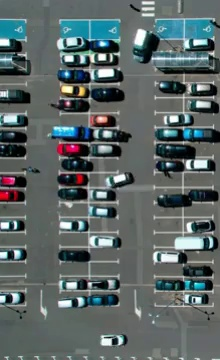
#> input picture parking_space_counter/first_frame/first_frame.png, 220 x 360 px, found by its file name
$ jupyter execute --allow-errors parking_space_counter.ipynb
#> lines starting #> are read from the running program, lines starting #| are printed output that depends on the picture; after the words box and inside, x2 and y2 are one past the last pixel; in counts of white or black regions, pixels touching at a corner belong together
# **Parking Space**

Bu projede otopark kamera kaydı görüntülerinden kaç aracın park ettiğinin ve kaç alanın boş olduğunun anlık olarak tespiti gerçekleştirilecektir.

Parking Space Picker kısmında otoparktaki boş ve dolu park alanları işaretlenecektir ve bu alanların boş mu dolu mu olduğuna algoritma karar verecektir.

Parking Space Counter ise algoritmanın çalışacağı kısımdır.

**Parking Space Picker**

First frame adından da anlaşılacağı üzere videonun ilk frame'idir.

First frame kullanılarak park alanları işaretlenecektir.

İşaretlenen alanların dolu mu boş mu olduğunu algoritma değerlendirecektir.

[cell 1]
import cv2
import pickle #pickle kütüphanesi ile park poziyonları kaydedilir, görüntünün üzerine park pozisyonları otomatik bir şekilde işlenecektir.

[cell 2]
width = 70
height = 20

[cell 3]
#read first frame
try:
    with open("Car_Park_Positions","rb") as f:
            position_list = pickle.load(f)
except:
    position_list = []

[cell 4]
def mouse_click(events, x, y, flags, params):

    if events == cv2.EVENT_LBUTTONDOWN:
        position_list.append((x,y))

    if events == cv2.EVENT_RBUTTONDOWN:

        for i, positions in enumerate(position_list):
            x1, y1 = positions

            if x1 < x < x1 + width and y1 < y < y1 + height:
                position_list.pop(i)

    with open("Car_Park_Positions","wb") as f:
        pickle.dump(position_list, f)
    #işaretlenen alanlar kaydedilir.

mouse_click fonksiyonu kullanılarak görüntüye tıklandığında ilgili yere dikdörtgen atanır.

Dikdörtgen içerisindeki park alanının dolu mu boş mu olduğu anlaşılmaya çalışılacaktır.

Sol click kutu eklemek, sağ click yanlış bir yere kutu eklendiğinde silmek için kullanılır.

[cell 5]
while True:

    #image read
    frame = cv2.imread(r"C:\Users\ilhan\Desktop\first_frame.png")
#> frame is the input picture: shape (360, 220, 3); mean B, G, R 101.9, 102.1, 91

    scale_percent = 220 # percent of original size
    w = int(frame.shape[1] * scale_percent / 100)
#> w = 484
    h = int(frame.shape[0] * scale_percent / 100)
#> h = 792
    dim = (w, h)
#> dim = (484, 792)

    # resize image
    frame = cv2.resize(frame, dim, interpolation = cv2.INTER_AREA)
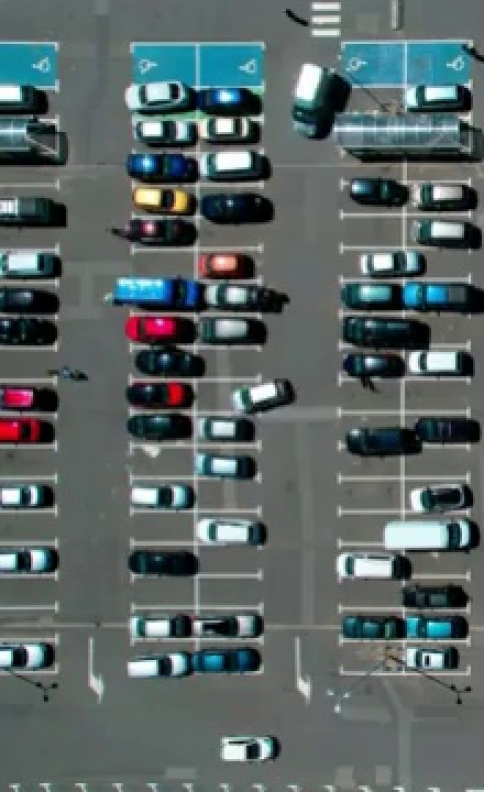
#> frame: shape (792, 484, 3); mean B, G, R 101.9, 102, 90.9

    #print("Position List: ",position_list)
    #mouse'un sol tuşuna basıldığında, o noktanın x,y koordinatları yazdırılır.

    for positions in position_list:
        cv2.rectangle(frame, positions, (positions[0] + width, positions[1] + height), (255,0,0), 2)

    cv2.imshow("First Frame", frame)
    cv2.setMouseCallback("First Frame", mouse_click)
    if cv2.waitKey(1) & 0xFF == ord('q'):
#> (key q is pressed here)
            break

cv2.destroyAllWindows()

**Parking Space Counter**

[cell 6]
import cv2
import pickle
import numpy as np

[cell 7]
def check_park_space(image):
    space_counter = 0

    for position in position_list:
        x, y = position

        crop_image = image[y: y + height, x:x + width]
        count = cv2.countNonZero(crop_image)

        #print("count: ", count)
        #dolu ve boş olan park alanlarının count değerine bakılarak threshold belirlenir.

        if count < 150:
            color = (0, 255, 0)
            space_counter += 1
        else:
            color = (0, 0, 255)

        cv2.rectangle(frame, position, (position[0] + width, position[1] + height), color, 2)
        cv2.putText(frame, str(count), (x, y + height - 2), cv2.FONT_HERSHEY_PLAIN, 1,color,1)

    cv2.putText(frame, f"Free Space Ratio: {space_counter}/{len(position_list)}", (15,24), cv2.FONT_HERSHEY_PLAIN, 2,(0,255,255),4)

[cell 8]
#video capture
capture = cv2.VideoCapture(r"C:\Users\ilhan\Desktop\video.mp4")

[cell 9]
width = 70
height = 20

#> (a cell that did not finish here is left out)

[cell 11]
while True:

    ret, frame = capture.read()
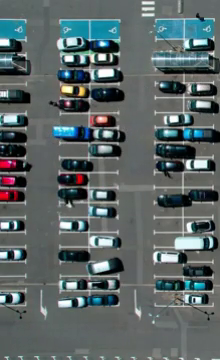
#> input picture frame 22 of parking_space_counter/video/video.mp4, 220 x 360 px
#> frame is the input picture: shape (360, 220, 3); mean B, G, R 101.9, 101.3, 91

    if ret == True:

        scale_percent = 220 # percent of original size
        w = int(frame.shape[1] * scale_percent / 100)
        h = int(frame.shape[0] * scale_percent / 100)
        dim = (w, h)

        # resize image
        frame = cv2.resize(frame, dim, interpolation = cv2.INTER_AREA)
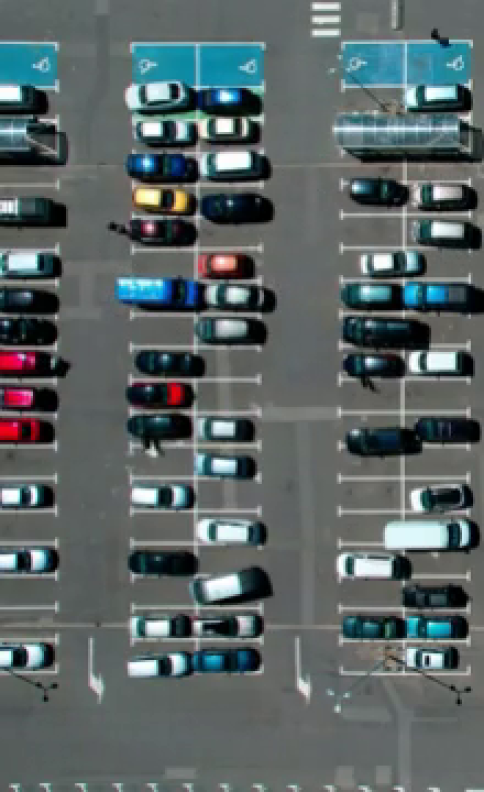
#> frame: shape (792, 484, 3); mean B, G, R 101.8, 101.3, 90.9

        #converting bgr to grayscale format
        gray_frame = cv2.cvtColor(frame, cv2.COLOR_BGR2GRAY)
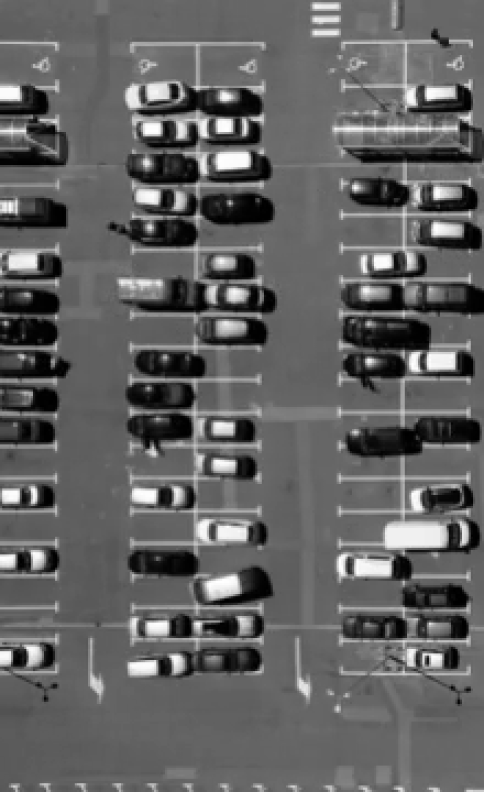
#> gray_frame: shape (792, 484); min 0, max 255, mean 98.2

        #gaussian blur ile noise giderilir ve detaylar azaltılır.
        blur_frame = cv2.GaussianBlur(gray_frame, (3,3), 1)

        #thresholding işlemi ile gereksiz detaylar ortadan kaldırılıp ana hatlar vurgulanır.
        #bu projede ana hatlar dolu olan park alanlarıdır.
        threshold_frame = cv2.adaptiveThreshold(blur_frame, 255, cv2.ADAPTIVE_THRESH_GAUSSIAN_C, cv2.THRESH_BINARY_INV, 25, 16)
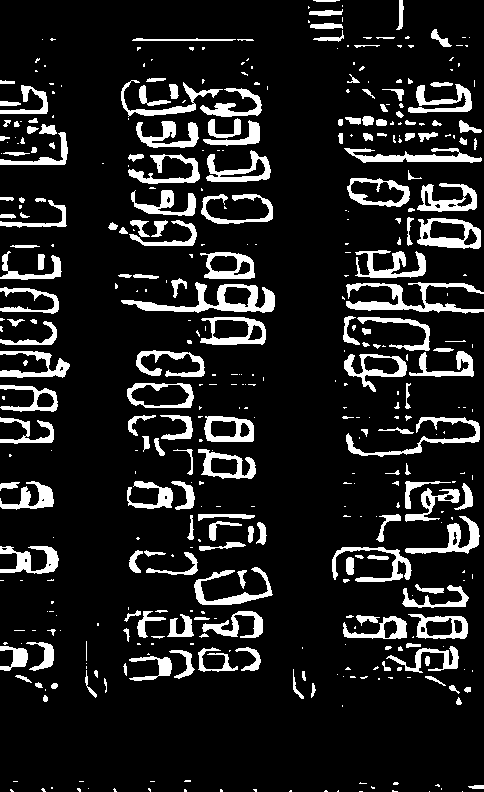
#> threshold_frame: shape (792, 484); 12.7% white; 432 white regions (238 under 20 px), largest, box (x1, y1, x2, y2) and area: (121, 282, 275, 313) 1638, (346, 282, 484, 314) 1555, (346, 417, 480, 457) 1005

        #threshold yapıldıktan bazı boş park alanlarının çizgileri giderilmemiştir.
        #median blur ile bu pikseller arındırılarak detaylar ortadan kaldırılır.
        median_frame = cv2.medianBlur(threshold_frame, 5)
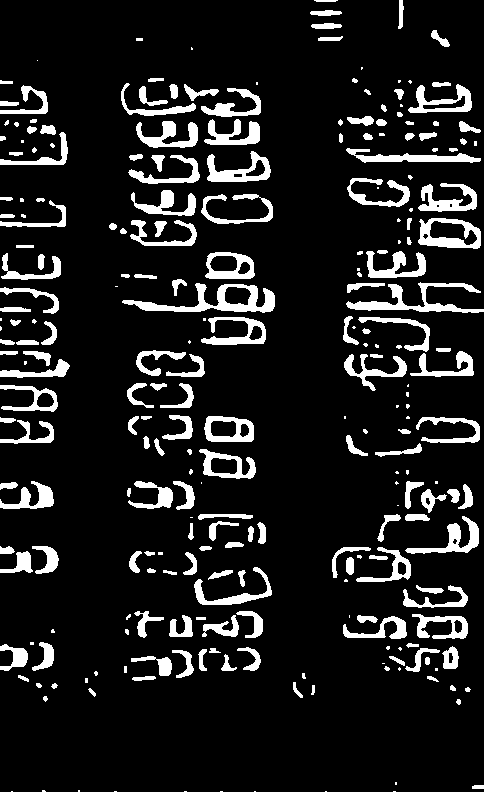
#> median_frame: shape (792, 484); 11.7% white; 261 white regions (73 under 20 px), largest, box (x1, y1, x2, y2) and area: (122, 283, 275, 313) 1638, (346, 282, 484, 313) 1346, (418, 218, 481, 249) 974

        #dilation işlemi ile beyaz yerler kalınlaştırılır.
        #threshold işlemi sonrası park alanları beyaz olduğundan bu yöntem tercih edilmiştir.
        dilate_frame = cv2.dilate(median_frame, np.ones((3,3)), iterations = 1)
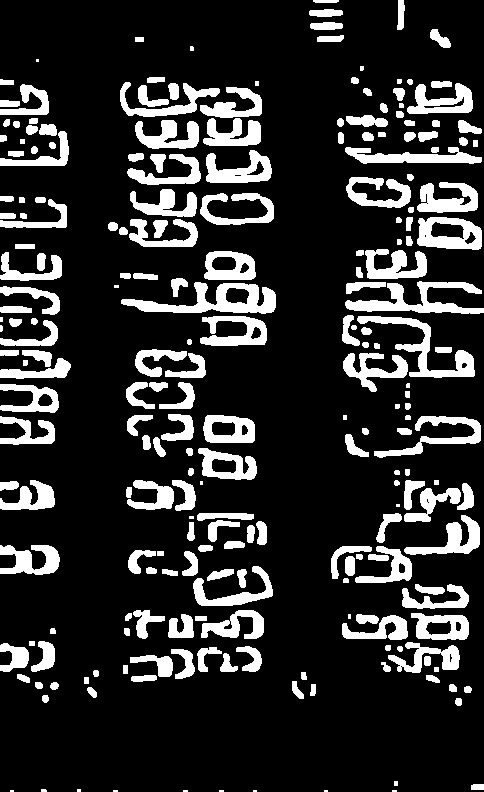
#> dilate_frame: shape (792, 484); 17.7% white; 234 white regions (20 under 20 px), largest, box (x1, y1, x2, y2) and area: (121, 282, 276, 314) 2233, (345, 281, 484, 314) 1926, (357, 316, 475, 378) 1729

        check_park_space(dilate_frame)
#> after the loop in check_park_space, `for position in position_list:`: space_counter = 0
#> in check_park_space, `cv2.putText(frame, f"Free Space Ratio: {space_counter}/{len(position_l..`:
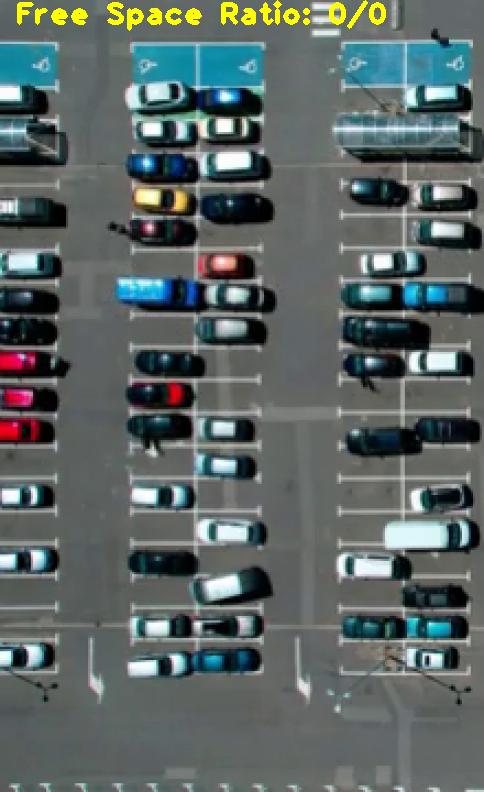
#> frame: shape (792, 484, 3); 0.87% of pixels changed, all inside (x1, y1, x2, y2) = (17, 0, 386, 31)

        cv2.imshow("Parking Space Counter", frame)
        # [5 lines of commented-out code are left out]

        if cv2.waitKey(200) & 0xFF == ord('q'):
#> (key q is pressed here)
                break

    else: break

cv2.destroyAllWindows()
